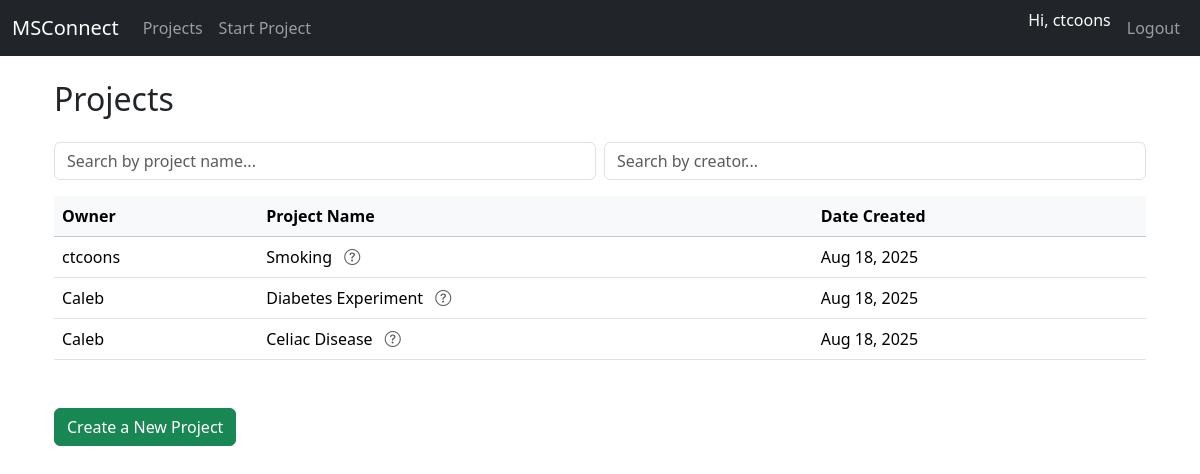
Page /projects/ (signed in) on the committed database.
### core/models.py (models this page shows, shortened)
class ProjectData(models.Model):
    owner = models.ForeignKey(User, on_delete=models.CASCADE)
    project_name = models.CharField(max_length=200)
    description = models.TextField(blank=True)
    number_of_groups = models.PositiveIntegerField()
    group_names = models.TextField(help_text="Comma-separated group names")
    independent_variable = models.JSONField(default=dict)
    created_at = models.DateTimeField(auto_now_add=True)  # <- this is correct  # Comma-separated group names

### core/views.py (the view)
# urls.py: path("projects/", views.project_list, name="project_list"),
@login_required
def project_list(request):
    projects = ProjectData.objects.all()
    return render(request, 'core/project_list.html', {'projects': projects})

### core/templates/core/project_list.html (shortened to what this page needs)
{% extends "core/base.html" %}
{% block content %}
<div class="container mt-4">
  <h2 class="mb-4">Projects</h2>
  <div class="mb-3 d-flex gap-2">
    <input type="text" id="searchName" class="form-control" placeholder="Search by project name...">
    <input type="text" id="searchCreator" class="form-control" placeholder="Search by creator...">
  </div>
  <div class="table-responsive">
    <table class="table table-hover align-middle" id="projectsTable">
      <thead class="table-light">
        <tr>
          <th>Owner</th>
          <th>Project Name</th>
          <th>Date Created</th>
        </tr>
      </thead>
      <tbody>
        {% for project in projects %}
        <tr style="cursor: pointer;" onclick="window.location='{% url 'project_detail' project.id %}';">
          <td>{{ project.owner.username }}</td>
          <td>
            {{ project.project_name }}
            <span
              class="ms-2 text-muted"
              data-bs-toggle="tooltip"
              data-bs-placement="top"
              title="{{ project.description|truncatechars:100|default:'No description provided' }}">
              <i class="bi bi-question-circle"></i>
            </span>
          </td>
          <td>{{ project.created_at|date:"M d, Y" }}</td>
        </tr>
        {% empty %}
        <tr>
          <td colspan="3" class="text-center">No projects yet.</td>
        </tr>
        {% endfor %}
      </tbody>
    </table>
  </div>
  <a href="{% url 'start_project' %}" class="btn btn-success mt-3">Create a New Project</a>
</div>
<link rel="stylesheet" href="https://cdn.jsdelivr.net/npm/bootstrap-icons@1.10.5/font/bootstrap-icons.css">
{% endblock %}

### core/templates/core/base.html (shortened to what this page needs)
{% load static %}
<!DOCTYPE html>
<html lang="en">
<head>
    <link href="https://cdn.jsdelivr.net/npm/bootstrap@5.3.2/dist/css/bootstrap.min.css" rel="stylesheet">
    <link href="{% static 'core/css/style.css' %}" rel="stylesheet">
</head>
<body>
    <nav class="navbar navbar-expand-lg navbar-dark bg-dark mb-4">
        <div class="container-fluid">
            <a class="navbar-brand" href="{% url 'project_list' %}">MSConnect</a>
            <div class="collapse navbar-collapse" id="navbarNav">
                <ul class="navbar-nav me-auto">
                    <li class="nav-item">
                        <a class="nav-link" href="{% url 'project_list' %}">Projects</a>
                    </li>
                    <li class="nav-item">
                        <a class="nav-link" href="{% url 'start_project' %}">Start Project</a>
                    </li>
                </ul>
                <ul class="navbar-nav">
                    {% if user.is_authenticated %}
                        <li class="nav-item">
                            <span class="navbar-text text-white me-2">Hi, {{ user.username }}</span>
                        </li>
                        <li class="nav-item">
                            <a class="nav-link" href="{% url 'logout' %}">Logout</a>
                        </li>
                    {% endif %}
                </ul>
            </div>
        </div>
    </nav>
    <div class="container">
        {% block content %}{% endblock %}
    </div>
</body>
</html>

### rows in the picture
ProjectData: owner.username "ctcoons", project_name "Smoking", created_at "Aug 18, 2025"
ProjectData: owner.username "Caleb", project_name "Diabetes Experiment", created_at "Aug 18, 2025"
ProjectData: owner.username "Caleb", project_name "Celiac Disease", created_at "Aug 18, 2025"

### other values in the picture
{{ user.username }} "ctcoons"
